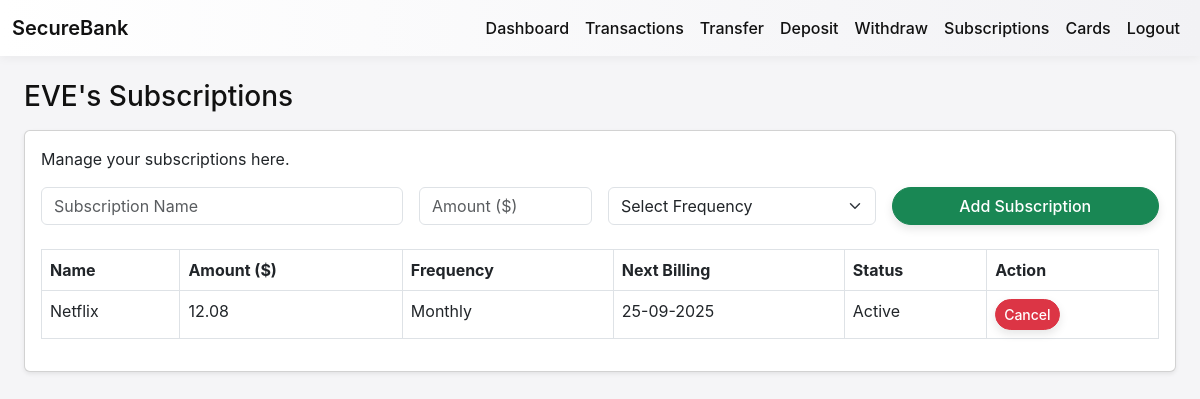
The page /subscription (signed in) on the database as committed earlier.
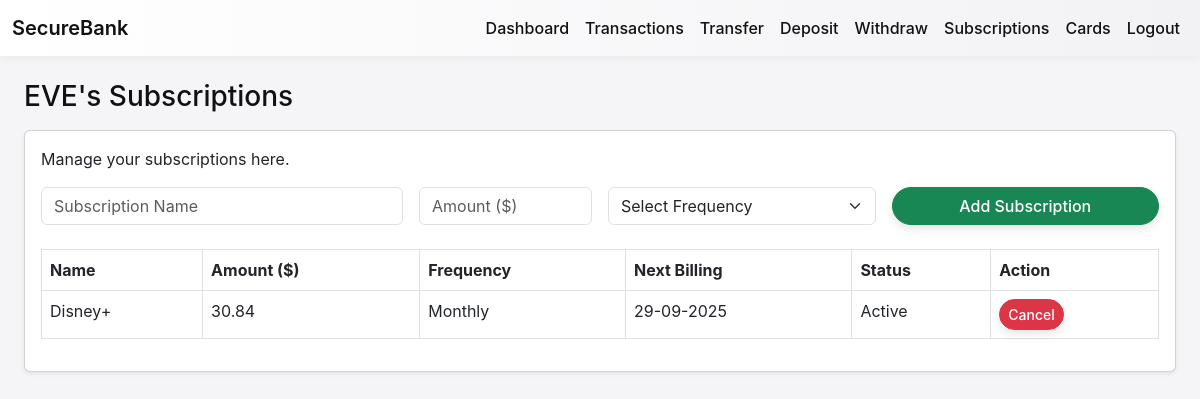
The same page on the database as committed later.
### app/models/models.py (models this page shows)
class Subscription(db.Model):
    __tablename__ = 'subscription'
    id = db.Column(db.Integer, primary_key=True)
    user_id = db.Column(db.Integer, db.ForeignKey('login.id'), nullable=False)
    name = db.Column(db.String(120), nullable=False)
    amount = db.Column(db.Float, nullable=False)
    frequency = db.Column(db.String(20), nullable=False)
    active = db.Column(db.Boolean, default=True)
    created_at = db.Column(db.DateTime, default=datetime.utcnow)
    next_billing_date = db.Column(db.DateTime, nullable=True)
    last_billed_date = db.Column(db.DateTime, nullable=True)

### app/routes.py (the view, shortened to what this page needs)
@main.route('/subscription', methods=['GET','POST'])
def subscription_view():
    if 'user_id' not in session:
        flash('Please login first.', 'warning')
        return redirect(url_for('main.login_view'))
    user_id = session['user_id']
    subs = Subscription.query.filter_by(user_id=user_id).all()
    return render_template('subscription.html', subscriptions=subs, username=session['username'])

### app/templates/subscription.html (shortened to what this page needs)
{% extends 'base.html' %}
{% block content %}
<div class="container mt-4">
  <h3>{{ username | upper }}'s Subscriptions</h3>
  <div class="card shadow-sm mt-3">
    <div class="card-body">
      <p>Manage your subscriptions here.</p>
      <form method="POST" class="row g-3 mb-4">
        <div class="col-md-4">
          <input type="text" class="form-control" name="name" placeholder="Subscription Name" required>
        </div>
        <div class="col-md-2">
          <input type="number" step="0.01" class="form-control" name="amount" placeholder="Amount ($)" required>
        </div>
        <div class="col-md-3">
          <select class="form-select" name="frequency" required>
            <option value="">Select Frequency</option>
          </select>
        </div>
        <div class="col-md-3">
          <button type="submit" class="btn btn-success w-100">Add Subscription</button>
        </div>
      </form>
      <table class="table table-bordered">
        <thead>
          <tr>
            <th>Name</th>
            <th>Amount ($)</th>
            <th>Frequency</th>
            <th>Next Billing</th>
            <th>Status</th>
            <th>Action</th>
          </tr>
        </thead>
        <tbody>
          {% if subscriptions %}
            {% for sub in subscriptions %}
            <tr>
              <td>{{ sub.name }}</td>
              <td>{{ sub.amount }}</td>
              <td>{{ sub.frequency }}</td>
              <td>{{ sub.next_billing_date.strftime('%d-%m-%Y') if sub.next_billing_date else 'N/A' }}</td>
              <td>{{ 'Active' if sub.active else 'Inactive' }}</td>
              <td>
                <a href="{{ url_for('main.delete_subscription_view', sub_id=sub.id) }}"
                   class="btn btn-sm btn-danger"
                   onclick="return confirm('Are you sure you want to cancel this subscription?');">
                   Cancel
                </a>
              </td>
            </tr>
            {% endfor %}
          {% else %}
            <tr>
              <td colspan="6" class="text-center text-muted">No subscriptions yet. Add one above!</td>
            </tr>
          {% endif %}
        </tbody>
      </table>
    </div>
  </div>
</div>
{% endblock %}

### app/templates/base.html (shortened to what this page needs)
<!DOCTYPE html>
<html lang="en">
<head>
    <link href="https://cdn.jsdelivr.net/npm/bootstrap@5.3.0/dist/css/bootstrap.min.css" rel="stylesheet">
</head>
<body>
    <nav class="navbar navbar-expand-lg">
        <div class="container">
            <a class="navbar-brand" href="{{ url_for('main.index_view') }}">SecureBank</a>
            <div class="collapse navbar-collapse" id="navbarNav">
                <ul class="navbar-nav ms-auto">
                    {% if session.get('user_id') %}
                        <li class="nav-item"><a class="nav-link" href="{{ url_for('main.dashboard_view') }}">Dashboard</a></li>
                        <li class="nav-item"><a class="nav-link" href="{{ url_for('main.transactions_view') }}">Transactions</a></li>
                        <li class="nav-item"><a class="nav-link" href="{{ url_for('main.transfer_view') }}">Transfer</a></li>
                        <li class="nav-item"><a class="nav-link" href="{{ url_for('main.deposit_view') }}">Deposit</a></li>
                        <li class="nav-item"><a class="nav-link" href="{{ url_for('main.withdrawal_view') }}">Withdraw</a></li>
                        <li class="nav-item"><a class="nav-link" href="{{ url_for('main.subscription_view') }}">Subscriptions</a></li>
                        <li class="nav-item"><a class="nav-link" href="{{ url_for('main.cards_view') }}">Cards</a></li>
                        <li class="nav-item"><a class="nav-link" href="{{ url_for('main.logout_view') }}">Logout</a></li>
                    {% else %}
                        <li class="nav-item"><a class="nav-link" href="{{ url_for('main.login_view') }}">Login</a></li>
                        <li class="nav-item"><a class="nav-link" href="{{ url_for('main.signup_view') }}">Signup</a></li>
                    {% endif %}
                </ul>
            </div>
        </div>
    </nav>
    <div class="container mt-4">
        {% block content %}{% endblock %}
    </div>
</body>
</html>

### app/templates/base.html (style rules this page uses)
body { font-family: -apple-system, BlinkMacSystemFont, "Segoe UI", Roboto, "Helvetica Neue", Arial, sans-serif; background: #f5f5f7; color: #111; }
.navbar { background: linear-gradient(90deg, #ffffff, #f2f2f5); box-shadow: 0 2px 10px rgba(0,0,0,0.05); }
.navbar-brand { font-weight: 600; color: #111 !important; }
.nav-link { color: #111 !important; font-weight: 500; transition: color 0.2s; }
.btn { border-radius: 25px; font-weight: 500; box-shadow: 0 4px 10px rgba(0,0,0,0.1); transition: all 0.2s; }
.container { max-width: 1200px; }
a { text-decoration: none; }

Rows that differ between the two databases and show on the page:
removed Subscription: name "Netflix", amount "12.08", frequency "Monthly", next_billing_date "25-09-2025", active "Active"
added Subscription: name "Disney+", amount "30.84", frequency "Monthly", next_billing_date "29-09-2025", active "Active"
